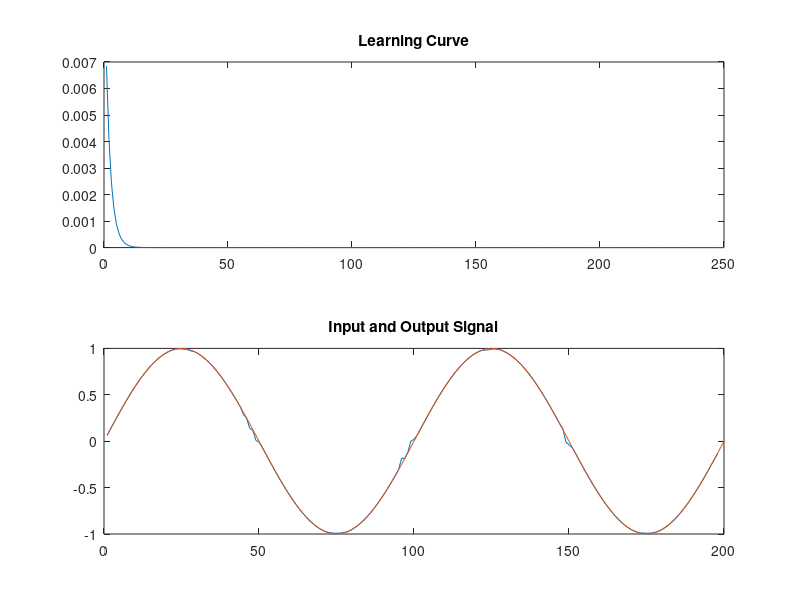

Here is the MATLAB script that generated this plot:
%NN has one hidden network and 8 Coefficients
% w is the parameters matrix (N*8)
clear;
alpha = 0.25 ;
coef = 8 ;  % no. of coefficients
N = 200 ;    %number of samples
n= 1: N ;
x = sin (2* pi* 0.01* n);  %input signal
des = x ;      % Desired signal
w= rand ( N , coef );     %random w coefficients
repitions = 250 ;
tic
for rep = 1: repitions
    for n = 1 : N-2
         % Forward Calculation
        u1(n)=( x(n) * w(n,1 ))+( x(n+1)* w(n,3) ) + ( x(n+2) * w(n,5 ));
        u2(n)=( x(n) * w(n,2))+( x(n+1) * w(n,4) )+( x(n+2) * w(n,6) );
        y1(n)= tanh( u1 ( n ) );       %output of hidden layer y1 
        y2(n)= tanh( u2 ( n )  );        %output of hidden layer y2
        u(n)=( y1(n) * w(n,7)) + ( y2(n) * w(n,8) );  %output u
        y(n)= tanh( u( n ) ) ;              %output sample y
        % Backward calcultion
        error ( n ) = y ( n ) - des ( n );
        %update wheights of the output neuron
        w(n,7) = w(n,7) - (alpha * error ( n ) * y1 ( n )); 
        w(n,8) = w(n,8) - (alpha * error ( n ) * y2 ( n ));
       %error at hidden layer
        segma1(n)= y1(n) * ( y1(n) -1 )* error( n ) * w(n,7);
        segma2(n)= y2(n) * ( y2(n) -1 ) * error( n )* w(n,8);
       %update wheights of hidden layer
       w( n ,1 ) = w ( n , 1 ) - alpha *segma1 (n) * x( n );
       w( n ,3 ) = w ( n , 3 ) - alpha *segma1 (n) * x( n + 1 );
       w( n ,5 ) = w ( n , 5 ) - alpha *segma1 (n) * x( n + 2 );
       w( n ,2 ) = w ( n , 2 ) + alpha *segma2 (n) * x( n );
       w( n ,4 ) = w ( n , 4 ) + alpha *segma2 (n) * x( n + 1 );
       w( n ,6 ) = w ( n , 6 ) + alpha *segma2 (n) * x( n + 2 );
     
       E(rep,n) = error(n);
    end
end
toc
rep = 1:repitions;
subplot(2,1,1)
plot(rep, E(:,6).^2) %plot error of column 6( sample 6) with reps.
title('Learning Curve');
n= 1: N-2;
m = 1 : N;
subplot(2,1,2)
plot(n ,y , m , x)
title('Input and Output Signal')



    


